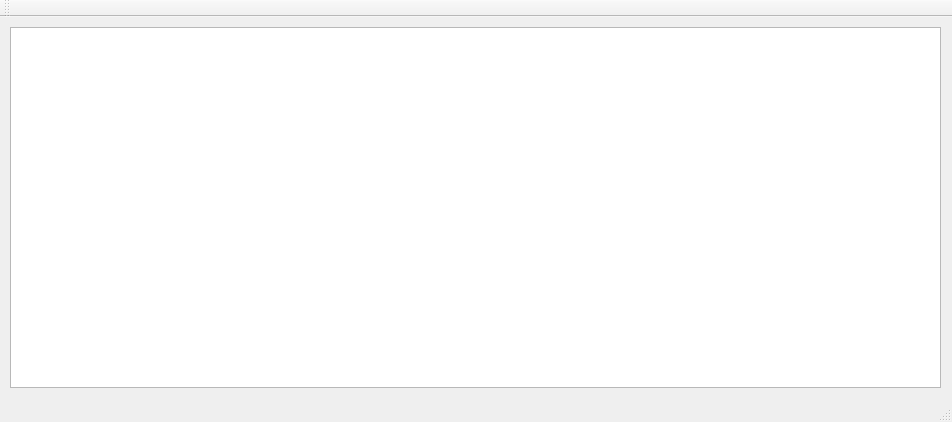
<?xml version="1.0" encoding="UTF-8"?>
<ui version="4.0">
 <class>MainWindow</class>
 <widget class="QMainWindow" name="MainWindow">
  <property name="geometry">
   <rect>
    <x>0</x>
    <y>0</y>
    <width>952</width>
    <height>422</height>
   </rect>
  </property>
  <property name="windowTitle">
   <string>MainWindow</string>
  </property>
  <widget class="QWidget" name="centralWidget">
   <widget class="QTableWidget" name="tableWidget">
    <property name="geometry">
     <rect>
      <x>10</x>
      <y>10</y>
      <width>931</width>
      <height>361</height>
     </rect>
    </property>
    <property name="minimumSize">
     <size>
      <width>0</width>
      <height>100</height>
     </size>
    </property>
    <property name="selectionMode">
     <enum>QAbstractItemView::NoSelection</enum>
    </property>
   </widget>
  </widget>
  <widget class="QMenuBar" name="menuBar">
   <property name="geometry">
    <rect>
     <x>0</x>
     <y>0</y>
     <width>952</width>
     <height>21</height>
    </rect>
   </property>
  </widget>
  <widget class="QToolBar" name="mainToolBar">
   <attribute name="toolBarArea">
    <enum>TopToolBarArea</enum>
   </attribute>
   <attribute name="toolBarBreak">
    <bool>false</bool>
   </attribute>
  </widget>
  <widget class="QStatusBar" name="statusBar"/>
 </widget>
 <layoutdefault spacing="6" margin="11"/>
 <resources/>
 <connections/>
</ui>
